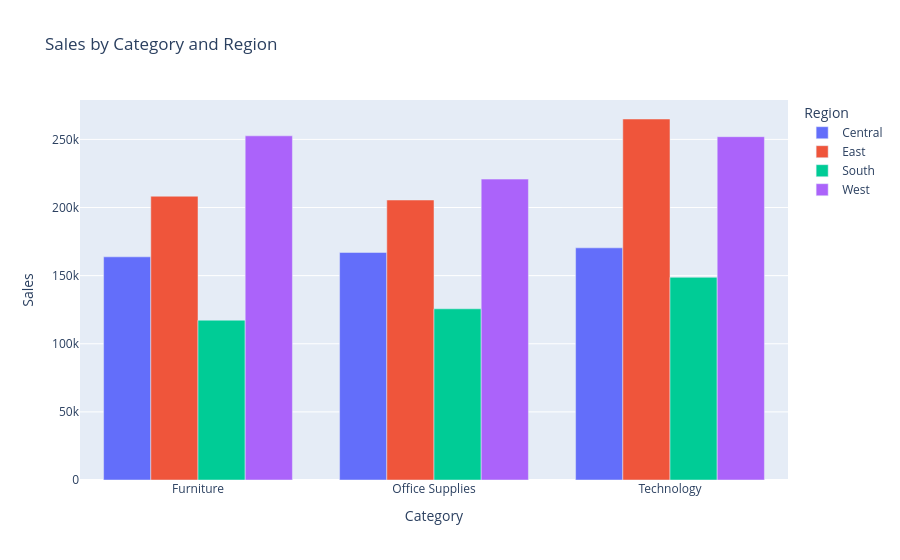

Notebook code cell kept with this figure:
### Markdown cell above
####  Chart 3: Interactive Plotly Bar Chart

### Code cell
fig = px.bar(
    superstore_df.groupby(['Category', 'Region'])['Sales'].sum().reset_index(),
    x='Category',
    y='Sales',
    color='Region',
    barmode='group',
    title='Sales by Category and Region'
)
fig.show()

### Figure 1 — Plotly figure (JSON) as saved in the notebook; plotly's stock layout.template omitted (floating-point values rounded to 4 significant figures)
{"data": [{"alignmentgroup": "True", "hovertemplate": "Region=Central<br>Category=%{x}<br>Sales=%{y}<extra></extra>", "legendgroup": "Central", "marker": {"color": "#636efa", "pattern": {"shape": ""}}, "name": "Central", "offsetgroup": "Central", "orientation": "v", "showlegend": true, "textposition": "auto", "type": "bar", "x": ["Furniture", "Office Supplies", "Technology"], "xaxis": "x", "y": [163800.0, 167000.0, 170400.0], "yaxis": "y"}, {"alignmentgroup": "True", "hovertemplate": "Region=East<br>Category=%{x}<br>Sales=%{y}<extra></extra>", "legendgroup": "East", "marker": {"color": "#EF553B", "pattern": {"shape": ""}}, "name": "East", "offsetgroup": "East", "orientation": "v", "showlegend": true, "textposition": "auto", "type": "bar", "x": ["Furniture", "Office Supplies", "Technology"], "xaxis": "x", "y": [208300.0, 205500.0, 265000.0], "yaxis": "y"}, {"alignmentgroup": "True", "hovertemplate": "Region=South<br>Category=%{x}<br>Sales=%{y}<extra></extra>", "legendgroup": "South", "marker": {"color": "#00cc96", "pattern": {"shape": ""}}, "name": "South", "offsetgroup": "South", "orientation": "v", "showlegend": true, "textposition": "auto", "type": "bar", "x": ["Furniture", "Office Supplies", "Technology"], "xaxis": "x", "y": [117300.0, 125700.0, 148800.0], "yaxis": "y"}, {"alignmentgroup": "True", "hovertemplate": "Region=West<br>Category=%{x}<br>Sales=%{y}<extra></extra>", "legendgroup": "West", "marker": {"color": "#ab63fa", "pattern": {"shape": ""}}, "name": "West", "offsetgroup": "West", "orientation": "v", "showlegend": true, "textposition": "auto", "type": "bar", "x": ["Furniture", "Office Supplies", "Technology"], "xaxis": "x", "y": [252600.0, 220900.0, 252000.0], "yaxis": "y"}], "layout": {"barmode": "group", "legend": {"title": {"text": "Region"}, "tracegroupgap": 0}, "title": {"text": "Sales by Category and Region"}, "xaxis": {"anchor": "y", "domain": [0, 1], "title": {"text": "Category"}}, "yaxis": {"anchor": "x", "domain": [0, 1], "title": {"text": "Sales"}}}}
